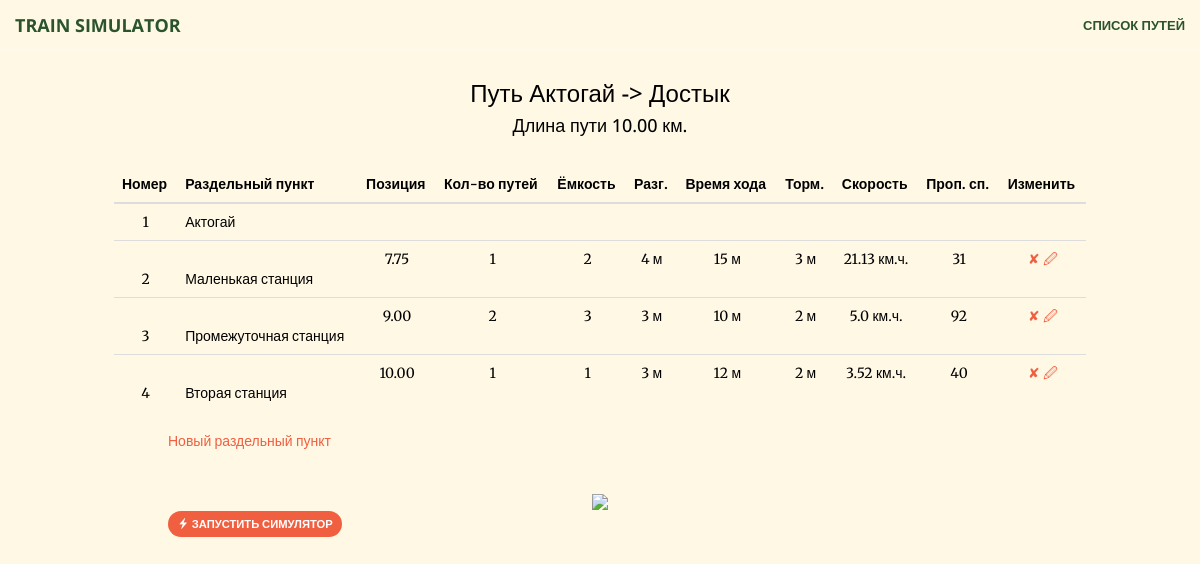
The page /track/1 on the database as committed earlier.
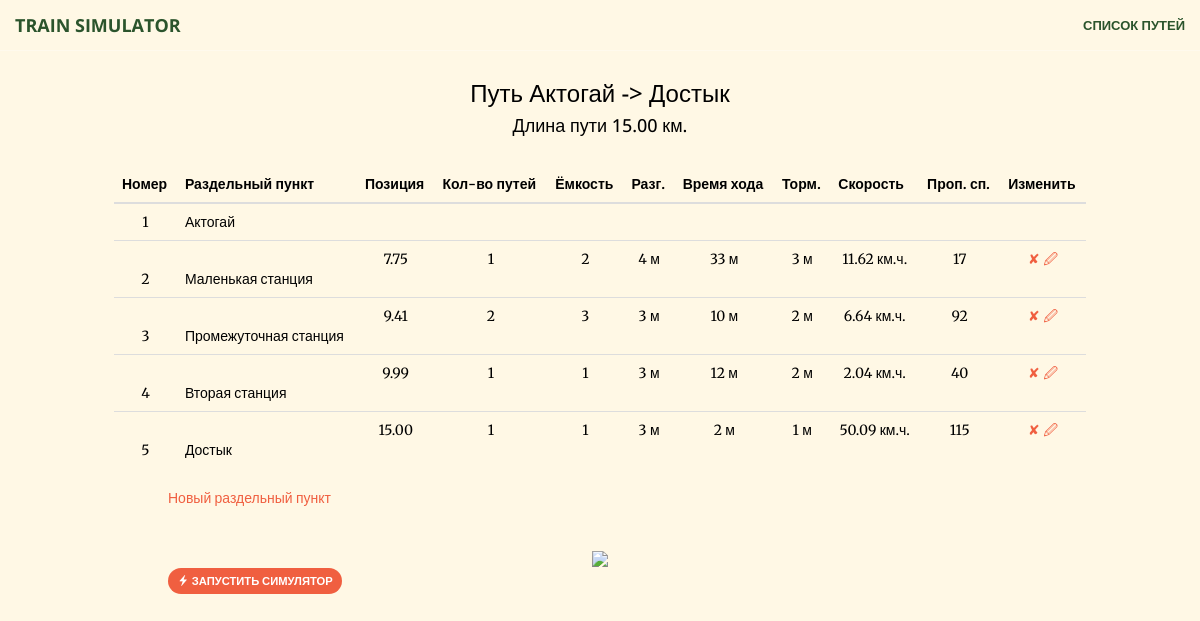
The same page on the database as committed later.
### tutu/models.py (models this page shows, shortened)
class Track(models.Model):
    name = models.TextField(default="Старт-Финиш")
    start_name = models.TextField(default="Старт")
    simulation_in_progress = models.BooleanField(default=False)
    simulation_progress = models.IntegerField(default=0)
    simulation_filename = models.TextField(max_length=1000, blank=True, null=True)
    simulation_date_time = models.DateTimeField(null=True, blank=True)
    def length(self):
        switches = Switch.objects.filter(track_id=self.id)
        maximum = 0
        for switch in switches:
            if maximum < switch.position:
                maximum = switch.position
        return maximum

class Switch(models.Model):
    track = models.ForeignKey(Track, on_delete=models.CASCADE)
    position = models.DecimalField(max_digits=7, decimal_places=2)
    name = models.TextField()
    number_of_tracks = models.IntegerField(default=1)
    trains_fit = models.IntegerField(default=1)
    is_start = models.BooleanField(default=False)
    is_end = models.BooleanField(default=False)
    mins_acc = models.IntegerField()
    mins_brk = models.IntegerField()
    mins_main = models.IntegerField()
    class Meta:
        ordering = ["position"]
        verbose_name_plural = "switches"

### tutu/views.py (the view)
# urls.py: url(r'^track/(?P<track_id>[0-9]*)$', views.show_track, name="show_track"),
@csrf_exempt
def show_track(request, track_id):
    try:
        track = Track.objects.get(pk=int(track_id))
        switches_orig = Switch.objects.filter(track_id=track_id)
    except:
        return render(request, "error.html")
    switches = []
    prev_pos = 0
    for i,switch in enumerate(switches_orig):
        new_sw = {"switch": switch, "sum": switch.mins_acc + switch.mins_brk + switch.mins_main}
        new_sw["capacity"] = (int((60*23)/new_sw["sum"]),int((60*23)/new_sw["sum"]/2))[switch.number_of_tracks<2]
        new_sw["number"] = i+2
        length = switch.position - prev_pos
        time = new_sw["sum"]/60
        new_sw["speed"] = int(float(length)/time*100)/100
        switches.append(new_sw)
        prev_pos = switch.position
    context = {"track": track, "switches": switches}
    return render(request, "show_track.html", context)

### tutu/views_sim.py (called while the page is built)
    def process_request(self, req):
        attr = '_dont_enforce_csrf_checks'
        if not getattr(req, attr, False):
            setattr(req, attr, True)

### templates/show_track.html (shortened to what this page needs)
<!DOCTYPE html>
<html lang="en">
{% load static %}
{% load tz %}
<head>
    <link href="{% static "vendor/bootstrap/css/bootstrap.min.css" %}" rel="stylesheet">
    <link href="{% static "vendor/font-awesome/css/font-awesome.min.css" %}" rel="stylesheet" type="text/css">
    <link href="{% static "vendor/magnific-popup/magnific-popup.css" %}" rel="stylesheet">
    <link href="{% static "css/creative.min.css" %}" rel="stylesheet">
</head>
<body id="page-top" style="background: #fff8e5; color: black;">
<nav id="mainNav" class="navbar navbar-default navbar-fixed-top" style="color: black">
    <div class="container-fluid">
        <div class="navbar-header">
            <a class="navbar-brand page-scroll" href="#page-top" style="color: #2b542c;">Train Simulator</a>
        </div>
        <div class="collapse navbar-collapse" id="bs-example-navbar-collapse-1">
            <ul class="nav navbar-nav navbar-right">
                <li>
                    <a class="page-scroll" href="{% url "index" %}" style="color: #2b542c;">Список путей</a>
                </li>
            </ul>
        </div>
    </div>
</nav>
<div style="padding: 5%">
    <h3 style="text-align: center">Путь {{ track.name }}</h3>
    <h4 style="text-align: center">Длина пути {{ track.length }} км.</h4>
    <table width="100%" style="margin-top: 30px; margin-left: 5%; width: 90%; text-align: center" class="table">
        <thead>
        <tr>
            <th>Номер</th>
            <th>Раздельный пункт</th>
            <th>Позиция</th>
            <th>Кол-во путей</th>
            <th>Ёмкость</th>
            <th>Разг.</th>
            <th>Время хода</th>
            <th>Торм.</th>
            <th>Скорость</th>
            <th>Проп. сп.</th>
            <th>Изменить</th>
        </tr>
        </thead>
        <tr>
            <td>1</td>
            <td style="text-align: left">
                {{ track.start_name }}
            </td>
        </tr>
        {% for switch in switches %}
            <tr>
                <td>
                    <br>{{ switch.number }}
                </td>
                <td style="text-align: left">
                    <br>{{ switch.switch.name }}
                </td>
                <td>
                    {{ switch.switch.position }}
                </td>
                <td>
                    {{ switch.switch.number_of_tracks }}
                </td>
                <td>
                    {{ switch.switch.trains_fit }}
                </td>
                <td>
                    {{ switch.switch.mins_acc }} м
                </td>
                <td>
                    {{ switch.switch.mins_main }} м
                </td>
                <td>
                    {{ switch.switch.mins_brk }} м
                </td>
                <td>
                    {{ switch.speed }} км.ч.
                </td>
                <td>
                    {{ switch.capacity }}
                </td>
                <td><a data-toggle="modal" href="{% url "delete_switch" track.id switch.switch.id %}"
                       data-target="#myModal">✘
                </a> <a data-toggle="modal" href="{% url "edit_switch" track.id switch.switch.id %}"
                        data-target="#myModal">🖉
                </a>
                </td>
            </tr>
        {% endfor %}
    </table>
    <div style="margin-left: 10%; margin-bottom: 40px">
        <a data-toggle="modal" href="{% url "new_switch" track.id %}" data-target="#myModal">Новый раздельный пункт</a>
    </div>
    <div style="padding-left: 10%; padding-right: 10%; text-align: center">
        <img src="{% url "thumbnail_track" track.id %}" width="80%">
    </div>
    {% if not track.simulation_in_progress %}
        <a href="#" id="sim_button" style="zoom: 0.8; margin-left: 10%" class="btn btn-primary"><span
                class="glyphicon glyphicon-flash"></span> Запустить симулятор</a>
    {% else %}
        <a href="#" id="sim_button" style="zoom: 0.8; margin-left: 10%" class="btn btn-primary"><span
                class="glyphicon glyphicon-flash"></span> Симуляция {{ track.simulation_progress }}%. Нажмите для обновления.</a>
    {% endif %}
</div>
</body>
</html>

Rows that differ between the two databases and show on the page:
changed Track "Актогай -> Достык": length "10.00" → "15.00"
changed Switch "Маленькая станция": switch.mins_main "15" → "33"; speed "21.13" → "11.62"; capacity "31" → "17"
changed Switch "Промежуточная станция": switch.position "9.00" → "9.41"; speed "5.0" → "6.64"
changed Switch "Вторая станция": switch.position "10.00" → "9.99"; speed "3.52" → "2.04"
added Switch: number "5", switch.name "Достык", switch.position "15.00", switch.number_of_tracks "1", switch.trains_fit "1", switch.mins_acc "3", switch.mins_main "2", switch.mins_brk "1", speed "50.09", capacity "115"
